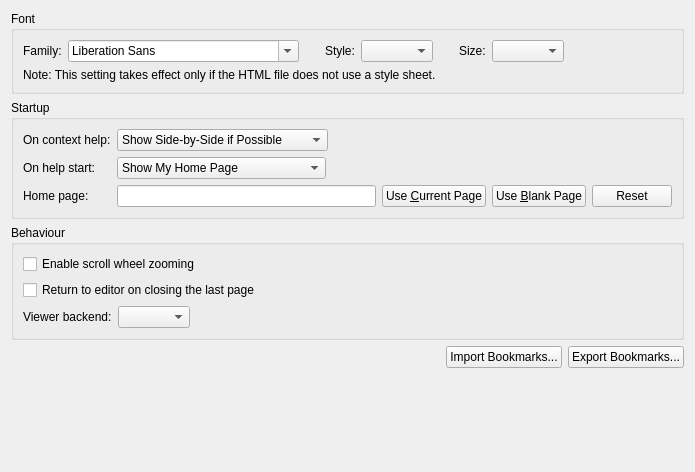
<?xml version="1.0" encoding="UTF-8"?>
<ui version="4.0">
 <class>Help::Internal::GeneralSettingsPage</class>
 <widget class="QWidget" name="Help::Internal::GeneralSettingsPage">
  <property name="geometry">
   <rect>
    <x>0</x>
    <y>0</y>
    <width>695</width>
    <height>472</height>
   </rect>
  </property>
  <property name="windowTitle">
   <string/>
  </property>
  <layout class="QVBoxLayout" name="verticalLayout_3">
   <item>
    <widget class="QGroupBox" name="fontGroupBox">
     <property name="title">
      <string>Font</string>
     </property>
     <layout class="QVBoxLayout" name="verticalLayout_5">
      <item>
       <layout class="QHBoxLayout" name="horizontalLayout_2">
        <item>
         <widget class="QLabel" name="familyLabel">
          <property name="sizePolicy">
           <sizepolicy hsizetype="Fixed" vsizetype="Fixed">
            <horstretch>0</horstretch>
            <verstretch>0</verstretch>
           </sizepolicy>
          </property>
          <property name="text">
           <string>Family:</string>
          </property>
         </widget>
        </item>
        <item>
         <widget class="QFontComboBox" name="familyComboBox"/>
        </item>
        <item>
         <spacer name="spacer1">
          <property name="orientation">
           <enum>Qt::Horizontal</enum>
          </property>
          <property name="sizeType">
           <enum>QSizePolicy::Preferred</enum>
          </property>
          <property name="sizeHint" stdset="0">
           <size>
            <width>20</width>
            <height>20</height>
           </size>
          </property>
         </spacer>
        </item>
        <item>
         <widget class="QLabel" name="styleLabel">
          <property name="sizePolicy">
           <sizepolicy hsizetype="Fixed" vsizetype="Fixed">
            <horstretch>0</horstretch>
            <verstretch>0</verstretch>
           </sizepolicy>
          </property>
          <property name="text">
           <string>Style:</string>
          </property>
         </widget>
        </item>
        <item>
         <widget class="QComboBox" name="styleComboBox">
          <property name="sizePolicy">
           <sizepolicy hsizetype="Fixed" vsizetype="Fixed">
            <horstretch>1</horstretch>
            <verstretch>0</verstretch>
           </sizepolicy>
          </property>
         </widget>
        </item>
        <item>
         <spacer name="spacer2">
          <property name="orientation">
           <enum>Qt::Horizontal</enum>
          </property>
          <property name="sizeType">
           <enum>QSizePolicy::Preferred</enum>
          </property>
          <property name="sizeHint" stdset="0">
           <size>
            <width>20</width>
            <height>20</height>
           </size>
          </property>
         </spacer>
        </item>
        <item>
         <widget class="QLabel" name="sizeLabel">
          <property name="sizePolicy">
           <sizepolicy hsizetype="Fixed" vsizetype="Fixed">
            <horstretch>0</horstretch>
            <verstretch>0</verstretch>
           </sizepolicy>
          </property>
          <property name="text">
           <string>Size:</string>
          </property>
         </widget>
        </item>
        <item>
         <widget class="QComboBox" name="sizeComboBox">
          <property name="sizePolicy">
           <sizepolicy hsizetype="Fixed" vsizetype="Fixed">
            <horstretch>1</horstretch>
            <verstretch>0</verstretch>
           </sizepolicy>
          </property>
         </widget>
        </item>
        <item>
         <spacer name="spacer3">
          <property name="orientation">
           <enum>Qt::Horizontal</enum>
          </property>
          <property name="sizeHint" stdset="0">
           <size>
            <width>0</width>
            <height>20</height>
           </size>
          </property>
         </spacer>
        </item>
       </layout>
      </item>
      <item>
       <widget class="QLabel" name="label">
        <property name="text">
         <string>Note: This setting takes effect only if the HTML file does not use a style sheet.</string>
        </property>
        <property name="wordWrap">
         <bool>true</bool>
        </property>
       </widget>
      </item>
     </layout>
    </widget>
   </item>
   <item>
    <widget class="QGroupBox" name="startupGroupBox">
     <property name="enabled">
      <bool>true</bool>
     </property>
     <property name="title">
      <string>Startup</string>
     </property>
     <layout class="QVBoxLayout" name="verticalLayout">
      <item>
       <layout class="QFormLayout" name="startupFormLayout">
        <property name="fieldGrowthPolicy">
         <enum>QFormLayout::ExpandingFieldsGrow</enum>
        </property>
        <item row="0" column="0">
         <widget class="QLabel" name="contextHelpLabel">
          <property name="sizePolicy">
           <sizepolicy hsizetype="Preferred" vsizetype="Preferred">
            <horstretch>0</horstretch>
            <verstretch>0</verstretch>
           </sizepolicy>
          </property>
          <property name="text">
           <string>On context help:</string>
          </property>
         </widget>
        </item>
        <item row="0" column="1">
         <widget class="QComboBox" name="contextHelpComboBox">
          <property name="sizePolicy">
           <sizepolicy hsizetype="Preferred" vsizetype="Fixed">
            <horstretch>0</horstretch>
            <verstretch>0</verstretch>
           </sizepolicy>
          </property>
          <item>
           <property name="text">
            <string>Show Side-by-Side if Possible</string>
           </property>
          </item>
          <item>
           <property name="text">
            <string>Always Show Side-by-Side</string>
           </property>
          </item>
          <item>
           <property name="text">
            <string>Always Show in Help Mode</string>
           </property>
          </item>
          <item>
           <property name="text">
            <string>Always Show in External Window</string>
           </property>
          </item>
         </widget>
        </item>
        <item row="1" column="0">
         <widget class="QLabel" name="startPageLabel">
          <property name="sizePolicy">
           <sizepolicy hsizetype="Preferred" vsizetype="Preferred">
            <horstretch>0</horstretch>
            <verstretch>0</verstretch>
           </sizepolicy>
          </property>
          <property name="text">
           <string>On help start:</string>
          </property>
         </widget>
        </item>
        <item row="1" column="1">
         <widget class="QComboBox" name="helpStartComboBox">
          <property name="sizePolicy">
           <sizepolicy hsizetype="Preferred" vsizetype="Fixed">
            <horstretch>0</horstretch>
            <verstretch>0</verstretch>
           </sizepolicy>
          </property>
          <item>
           <property name="text">
            <string>Show My Home Page</string>
           </property>
          </item>
          <item>
           <property name="text">
            <string>Show a Blank Page</string>
           </property>
          </item>
          <item>
           <property name="text">
            <string>Show My Tabs from Last Session</string>
           </property>
          </item>
         </widget>
        </item>
        <item row="2" column="0">
         <widget class="QLabel" name="homePageLabel">
          <property name="text">
           <string>Home page:</string>
          </property>
         </widget>
        </item>
        <item row="2" column="1">
         <layout class="QHBoxLayout" name="horizontalLayout">
          <item>
           <widget class="QLineEdit" name="homePageLineEdit"/>
          </item>
          <item>
           <widget class="QPushButton" name="currentPageButton">
            <property name="text">
             <string>Use &amp;Current Page</string>
            </property>
           </widget>
          </item>
          <item>
           <widget class="QPushButton" name="blankPageButton">
            <property name="text">
             <string>Use &amp;Blank Page</string>
            </property>
           </widget>
          </item>
          <item>
           <widget class="QPushButton" name="defaultPageButton">
            <property name="toolTip">
             <string>Reset to default.</string>
            </property>
            <property name="text">
             <string>Reset</string>
            </property>
           </widget>
          </item>
         </layout>
        </item>
       </layout>
      </item>
     </layout>
    </widget>
   </item>
   <item>
    <widget class="QGroupBox" name="behaviourGroupBox">
     <property name="title">
      <string>Behaviour</string>
     </property>
     <layout class="QVBoxLayout" name="verticalLayout_4">
      <item>
       <widget class="QCheckBox" name="scrollWheelZooming">
        <property name="text">
         <string>Enable scroll wheel zooming</string>
        </property>
       </widget>
      </item>
      <item>
       <widget class="QCheckBox" name="m_returnOnClose">
        <property name="toolTip">
         <string>Switches to editor context after last help page is closed.</string>
        </property>
        <property name="text">
         <string>Return to editor on closing the last page</string>
        </property>
       </widget>
      </item>
      <item>
       <layout class="QHBoxLayout" name="horizontalLayout_5">
        <item>
         <widget class="QLabel" name="viewerBackendLabel">
          <property name="text">
           <string>Viewer backend:</string>
          </property>
         </widget>
        </item>
        <item>
         <widget class="QComboBox" name="viewerBackend"/>
        </item>
        <item>
         <widget class="QLabel" name="viewerBackendDescription">
          <property name="text">
           <string/>
          </property>
         </widget>
        </item>
        <item>
         <spacer name="horizontalSpacer">
          <property name="orientation">
           <enum>Qt::Horizontal</enum>
          </property>
          <property name="sizeHint" stdset="0">
           <size>
            <width>40</width>
            <height>20</height>
           </size>
          </property>
         </spacer>
        </item>
       </layout>
      </item>
     </layout>
    </widget>
   </item>
   <item>
    <layout class="QHBoxLayout" name="bookmarkHorizontalLayout">
     <item>
      <spacer name="spacer5">
       <property name="orientation">
        <enum>Qt::Horizontal</enum>
       </property>
       <property name="sizeHint" stdset="0">
        <size>
         <width>244</width>
         <height>20</height>
        </size>
       </property>
      </spacer>
     </item>
     <item>
      <widget class="QLabel" name="errorLabel">
       <property name="palette">
        <palette>
         <active>
          <colorrole role="Text">
           <brush brushstyle="SolidPattern">
            <color alpha="255">
             <red>255</red>
             <green>0</green>
             <blue>0</blue>
            </color>
           </brush>
          </colorrole>
         </active>
         <inactive>
          <colorrole role="Text">
           <brush brushstyle="SolidPattern">
            <color alpha="255">
             <red>255</red>
             <green>0</green>
             <blue>0</blue>
            </color>
           </brush>
          </colorrole>
         </inactive>
         <disabled>
          <colorrole role="Text">
           <brush brushstyle="SolidPattern">
            <color alpha="255">
             <red>120</red>
             <green>120</green>
             <blue>120</blue>
            </color>
           </brush>
          </colorrole>
         </disabled>
        </palette>
       </property>
      </widget>
     </item>
     <item>
      <widget class="QPushButton" name="importButton">
       <property name="text">
        <string>Import Bookmarks...</string>
       </property>
      </widget>
     </item>
     <item>
      <widget class="QPushButton" name="exportButton">
       <property name="text">
        <string>Export Bookmarks...</string>
       </property>
      </widget>
     </item>
    </layout>
   </item>
   <item>
    <spacer name="spacer6">
     <property name="orientation">
      <enum>Qt::Vertical</enum>
     </property>
     <property name="sizeType">
      <enum>QSizePolicy::MinimumExpanding</enum>
     </property>
     <property name="sizeHint" stdset="0">
      <size>
       <width>0</width>
       <height>0</height>
      </size>
     </property>
    </spacer>
   </item>
  </layout>
 </widget>
 <tabstops>
  <tabstop>familyComboBox</tabstop>
  <tabstop>styleComboBox</tabstop>
  <tabstop>sizeComboBox</tabstop>
  <tabstop>contextHelpComboBox</tabstop>
  <tabstop>helpStartComboBox</tabstop>
  <tabstop>homePageLineEdit</tabstop>
  <tabstop>currentPageButton</tabstop>
  <tabstop>blankPageButton</tabstop>
  <tabstop>defaultPageButton</tabstop>
  <tabstop>m_returnOnClose</tabstop>
  <tabstop>importButton</tabstop>
  <tabstop>exportButton</tabstop>
 </tabstops>
 <resources/>
 <connections/>
</ui>
